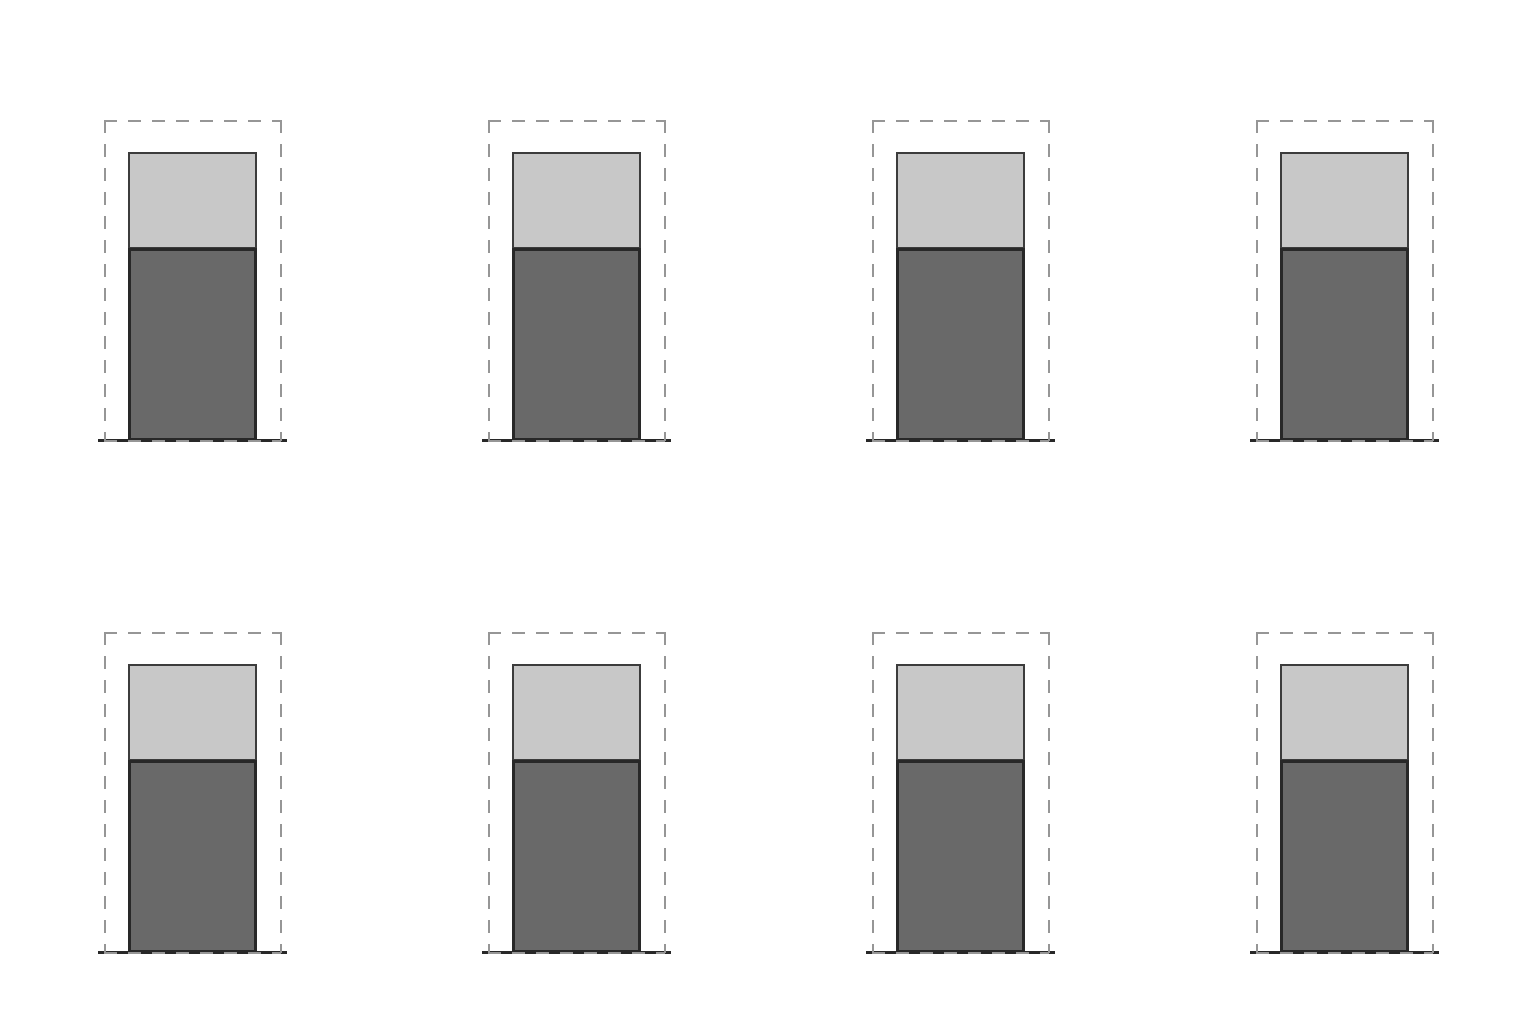

Recreate this plot in Python.
#!/usr/bin/env python3
"""Pose template for the sheet of cliff blocks (Codex Image 1): one block = one cliff cell.

Canvas 1536x1024 = 4 x 2 cells of 384x512, 4 texels per map px. In each cell one block on its foot:
  top face   (light grey) 32x24 map px = the cell seen at 30 deg      -> 128x96 px
  front face (dark grey)  48 map px tall = the cliff height            -> 128x192 px
  dashed frame            how far rocks may bulge past the box (6 map px each side, 8 up): neighbours
                          overlap there and the blocks join into one cliff
Foot line = bottom of the front face = the south edge of the cell.
Writes cliff_blocks_template.png and cliff_blocks_template.json (per block: box, foot, bulge frame). Exit 0.

Example: python3 cliff_blocks_template.py
"""
import argparse
import json
import os

from PIL import Image, ImageDraw

W, H = 1536, 1024
CW, CH = 384, 512
TEX = 4
BOX_W, TOP_H, FACE_H = 32 * TEX, 24 * TEX, 48 * TEX
BULGE_X, BULGE_UP = 6 * TEX, 8 * TEX
FOOT_Y = 440


def dashed_rect(d, x0, y0, x1, y1, col, dash=12):
    for x in range(x0, x1, dash * 2):
        d.line((x, y0, min(x + dash, x1), y0), fill=col, width=2)
        d.line((x, y1, min(x + dash, x1), y1), fill=col, width=2)
    for y in range(y0, y1, dash * 2):
        d.line((x0, y, x0, min(y + dash, y1)), fill=col, width=2)
        d.line((x1, y, x1, min(y + dash, y1)), fill=col, width=2)


def main() -> int:
    ap = argparse.ArgumentParser(description=__doc__, formatter_class=argparse.RawDescriptionHelpFormatter)
    ap.add_argument("-o", "--out-dir", default=os.path.dirname(os.path.abspath(__file__)),
                    help="where to write the template (default: next to this script)")
    a = ap.parse_args()
    im = Image.new("RGB", (W, H), (255, 255, 255))
    d = ImageDraw.Draw(im)
    blocks = []
    for i in range(8):
        cx = (i % 4) * CW + CW // 2
        foot = (i // 4) * CH + FOOT_Y
        x0, x1 = cx - BOX_W // 2, cx + BOX_W // 2
        face_top = foot - FACE_H
        top_top = face_top - TOP_H
        d.rectangle((x0, top_top, x1, face_top), fill=(200, 200, 200), outline=(60, 60, 60), width=2)
        d.rectangle((x0, face_top, x1, foot), fill=(105, 105, 105), outline=(40, 40, 40), width=3)
        d.line((x0 - 30, foot, x1 + 30, foot), fill=(40, 40, 40), width=3)
        fr = (x0 - BULGE_X, top_top - BULGE_UP, x1 + BULGE_X, foot)
        dashed_rect(d, *fr, col=(150, 150, 150))
        blocks.append({"box": [x0, top_top, x1, foot], "face_top": face_top, "foot": [cx, foot], "bulge": list(fr)})
    im.save(os.path.join(a.out_dir, "cliff_blocks_template.png"))
    with open(os.path.join(a.out_dir, "cliff_blocks_template.json"), "w") as f:
        json.dump({"size": [W, H], "cell": [CW, CH], "texels_per_map_px": TEX,
                   "map_cell": [32, 24], "map_height": 48, "blocks": blocks}, f, indent=1)
        f.write("\n")
    return 0


if __name__ == "__main__":
    raise SystemExit(main())
